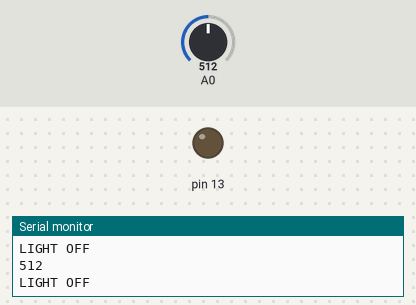
Bench run of a sketch on a simulated Arduino Uno, built with avr-gcc and run on an emulated ATmega328P. On the bench: output pins drawn as LEDs (lit = HIGH), the last lines printed to the serial monitor. The inputs (shaded band) are chosen by the test bench; at power-on: A0 = 512.

Above: at 1.2 s.
1.3 s: A0 set to 21
4.3 s: A0 set to 18
At 5.3 s:
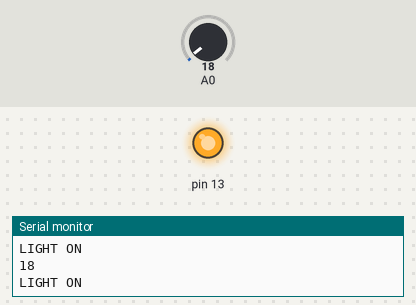
5.8 s: A0 set to 122
At 6.5 s:
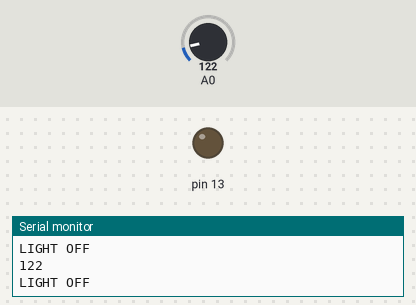
7.3 s: A0 set to 10
At 8.7 s:
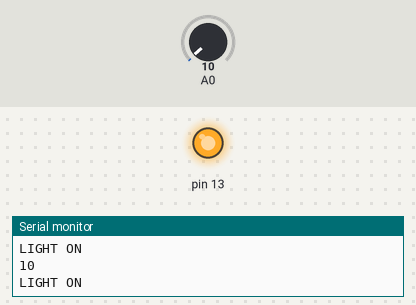
Timing chart, 0 to 9.8 s (numbered marks = the images above; inputs shaded):
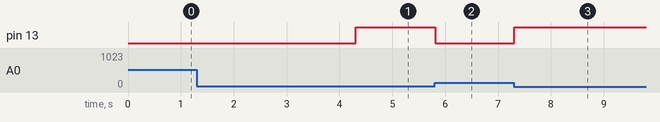

Measured:
- the behaviour switches between 20 and 19 on A0 (found by bisection; images 0 and 1)
- after the input at 4.3 s, pin 13: LOW → HIGH at once
- after the input at 5.8 s, pin 13: HIGH → LOW at once
- after the input at 7.3 s, pin 13: LOW → HIGH at once

The sketch:

Light_Night.ino
```cpp
int value = 0;

void setup() {
  // put your setup code here, to run once:
  Serial.begin(9600);
  pinMode(13,OUTPUT);
  pinMode(A0,INPUT);
}

void loop() {
  // put your main code here, to run repeatedly:
  value = analogRead(A0);
  if(value < 20){
    digitalWrite(13,HIGH);
    Serial.println("LIGHT ON");
    Serial.println(value);
  }
  else{
    digitalWrite(13,LOW);
    Serial.println("LIGHT OFF");
    Serial.println(value);
  }
}
```
